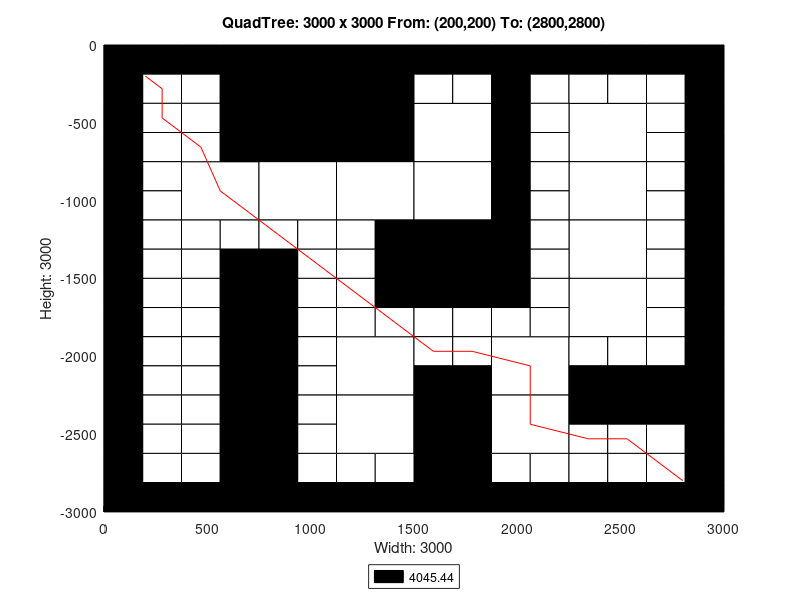

This figure's MATLAB source:
axis([0 3000 -3000 0]);
title('QuadTree: 3000 x 3000 From: (200,200) To: (2800,2800)');
xlabel('Width: 3000');
ylabel('Height: 3000');
rectangle('Position',[750 -750 750 750], 'FaceColor',[0 0 0]);
rectangle('Position',[375 -1125 375 375], 'FaceColor',[1 1 1]);
rectangle('Position',[750 -1125 375 375], 'FaceColor',[1 1 1]);
rectangle('Position',[1125 -1125 375 375], 'FaceColor',[1 1 1]);
rectangle('Position',[1500 -750 375 375], 'FaceColor',[1 1 1]);
rectangle('Position',[2250 -750 375 375], 'FaceColor',[1 1 1]);
rectangle('Position',[1500 -1125 375 375], 'FaceColor',[1 1 1]);
rectangle('Position',[1500 -1500 375 375], 'FaceColor',[0 0 0]);
rectangle('Position',[2250 -1125 375 375], 'FaceColor',[1 1 1]);
rectangle('Position',[2250 -1500 375 375], 'FaceColor',[1 1 1]);
rectangle('Position',[1125 -2250 375 375], 'FaceColor',[1 1 1]);
rectangle('Position',[1125 -2625 375 375], 'FaceColor',[1 1 1]);
rectangle('Position',[1875 -2250 375 375], 'FaceColor',[1 1 1]);
rectangle('Position',[2250 -1875 375 375], 'FaceColor',[1 1 1]);
rectangle('Position',[1500 -2625 375 375], 'FaceColor',[0 0 0]);
rectangle('Position',[1875 -2625 375 375], 'FaceColor',[1 1 1]);
rectangle('Position',[1500 -3000 375 375], 'FaceColor',[0 0 0]);
rectangle('Position',[0 -187.5 187.5 187.5], 'FaceColor',[0 0 0]);
rectangle('Position',[187.5 -187.5 187.5 187.5], 'FaceColor',[0 0 0]);
rectangle('Position',[0 -375 187.5 187.5], 'FaceColor',[0 0 0]);
rectangle('Position',[187.5 -375 187.5 187.5], 'FaceColor',[1 1 1]);
rectangle('Position',[375 -187.5 187.5 187.5], 'FaceColor',[0 0 0]);
rectangle('Position',[562.5 -187.5 187.5 187.5], 'FaceColor',[0 0 0]);
rectangle('Position',[375 -375 187.5 187.5], 'FaceColor',[1 1 1]);
rectangle('Position',[562.5 -375 187.5 187.5], 'FaceColor',[0 0 0]);
rectangle('Position',[0 -562.5 187.5 187.5], 'FaceColor',[0 0 0]);
rectangle('Position',[187.5 -562.5 187.5 187.5], 'FaceColor',[1 1 1]);
rectangle('Position',[0 -750 187.5 187.5], 'FaceColor',[0 0 0]);
rectangle('Position',[187.5 -750 187.5 187.5], 'FaceColor',[1 1 1]);
rectangle('Position',[375 -562.5 187.5 187.5], 'FaceColor',[1 1 1]);
rectangle('Position',[562.5 -562.5 187.5 187.5], 'FaceColor',[0 0 0]);
rectangle('Position',[375 -750 187.5 187.5], 'FaceColor',[1 1 1]);
rectangle('Position',[562.5 -750 187.5 187.5], 'FaceColor',[0 0 0]);
rectangle('Position',[0 -937.5 187.5 187.5], 'FaceColor',[0 0 0]);
rectangle('Position',[187.5 -937.5 187.5 187.5], 'FaceColor',[1 1 1]);
rectangle('Position',[0 -1125 187.5 187.5], 'FaceColor',[0 0 0]);
rectangle('Position',[187.5 -1125 187.5 187.5], 'FaceColor',[1 1 1]);
rectangle('Position',[0 -1312.5 187.5 187.5], 'FaceColor',[0 0 0]);
rectangle('Position',[187.5 -1312.5 187.5 187.5], 'FaceColor',[1 1 1]);
rectangle('Position',[0 -1500 187.5 187.5], 'FaceColor',[0 0 0]);
rectangle('Position',[187.5 -1500 187.5 187.5], 'FaceColor',[1 1 1]);
rectangle('Position',[375 -1312.5 187.5 187.5], 'FaceColor',[1 1 1]);
rectangle('Position',[562.5 -1312.5 187.5 187.5], 'FaceColor',[1 1 1]);
rectangle('Position',[375 -1500 187.5 187.5], 'FaceColor',[1 1 1]);
rectangle('Position',[562.5 -1500 187.5 187.5], 'FaceColor',[0 0 0]);
rectangle('Position',[750 -1312.5 187.5 187.5], 'FaceColor',[1 1 1]);
rectangle('Position',[937.5 -1312.5 187.5 187.5], 'FaceColor',[1 1 1]);
rectangle('Position',[750 -1500 187.5 187.5], 'FaceColor',[0 0 0]);
rectangle('Position',[937.5 -1500 187.5 187.5], 'FaceColor',[1 1 1]);
rectangle('Position',[1125 -1312.5 187.5 187.5], 'FaceColor',[1 1 1]);
rectangle('Position',[1312.5 -1312.5 187.5 187.5], 'FaceColor',[0 0 0]);
rectangle('Position',[1125 -1500 187.5 187.5], 'FaceColor',[1 1 1]);
rectangle('Position',[1312.5 -1500 187.5 187.5], 'FaceColor',[0 0 0]);
rectangle('Position',[1500 -187.5 187.5 187.5], 'FaceColor',[0 0 0]);
rectangle('Position',[1687.5 -187.5 187.5 187.5], 'FaceColor',[0 0 0]);
rectangle('Position',[1500 -375 187.5 187.5], 'FaceColor',[1 1 1]);
rectangle('Position',[1687.5 -375 187.5 187.5], 'FaceColor',[1 1 1]);
rectangle('Position',[1875 -187.5 187.5 187.5], 'FaceColor',[0 0 0]);
rectangle('Position',[2062.5 -187.5 187.5 187.5], 'FaceColor',[0 0 0]);
rectangle('Position',[1875 -375 187.5 187.5], 'FaceColor',[0 0 0]);
rectangle('Position',[2062.5 -375 187.5 187.5], 'FaceColor',[1 1 1]);
rectangle('Position',[1875 -562.5 187.5 187.5], 'FaceColor',[0 0 0]);
rectangle('Position',[2062.5 -562.5 187.5 187.5], 'FaceColor',[1 1 1]);
rectangle('Position',[1875 -750 187.5 187.5], 'FaceColor',[0 0 0]);
rectangle('Position',[2062.5 -750 187.5 187.5], 'FaceColor',[1 1 1]);
rectangle('Position',[2250 -187.5 187.5 187.5], 'FaceColor',[0 0 0]);
rectangle('Position',[2437.5 -187.5 187.5 187.5], 'FaceColor',[0 0 0]);
rectangle('Position',[2250 -375 187.5 187.5], 'FaceColor',[1 1 1]);
rectangle('Position',[2437.5 -375 187.5 187.5], 'FaceColor',[1 1 1]);
rectangle('Position',[2625 -187.5 187.5 187.5], 'FaceColor',[0 0 0]);
rectangle('Position',[2812.5 -187.5 187.5 187.5], 'FaceColor',[0 0 0]);
rectangle('Position',[2625 -375 187.5 187.5], 'FaceColor',[1 1 1]);
rectangle('Position',[2812.5 -375 187.5 187.5], 'FaceColor',[0 0 0]);
rectangle('Position',[2625 -562.5 187.5 187.5], 'FaceColor',[1 1 1]);
rectangle('Position',[2812.5 -562.5 187.5 187.5], 'FaceColor',[0 0 0]);
rectangle('Position',[2625 -750 187.5 187.5], 'FaceColor',[1 1 1]);
rectangle('Position',[2812.5 -750 187.5 187.5], 'FaceColor',[0 0 0]);
rectangle('Position',[1875 -937.5 187.5 187.5], 'FaceColor',[0 0 0]);
rectangle('Position',[2062.5 -937.5 187.5 187.5], 'FaceColor',[1 1 1]);
rectangle('Position',[1875 -1125 187.5 187.5], 'FaceColor',[0 0 0]);
rectangle('Position',[2062.5 -1125 187.5 187.5], 'FaceColor',[1 1 1]);
rectangle('Position',[1875 -1312.5 187.5 187.5], 'FaceColor',[0 0 0]);
rectangle('Position',[2062.5 -1312.5 187.5 187.5], 'FaceColor',[1 1 1]);
rectangle('Position',[1875 -1500 187.5 187.5], 'FaceColor',[0 0 0]);
rectangle('Position',[2062.5 -1500 187.5 187.5], 'FaceColor',[1 1 1]);
rectangle('Position',[2625 -937.5 187.5 187.5], 'FaceColor',[1 1 1]);
rectangle('Position',[2812.5 -937.5 187.5 187.5], 'FaceColor',[0 0 0]);
rectangle('Position',[2625 -1125 187.5 187.5], 'FaceColor',[1 1 1]);
rectangle('Position',[2812.5 -1125 187.5 187.5], 'FaceColor',[0 0 0]);
rectangle('Position',[2625 -1312.5 187.5 187.5], 'FaceColor',[1 1 1]);
rectangle('Position',[2812.5 -1312.5 187.5 187.5], 'FaceColor',[0 0 0]);
rectangle('Position',[2625 -1500 187.5 187.5], 'FaceColor',[1 1 1]);
rectangle('Position',[2812.5 -1500 187.5 187.5], 'FaceColor',[0 0 0]);
rectangle('Position',[0 -1687.5 187.5 187.5], 'FaceColor',[0 0 0]);
rectangle('Position',[187.5 -1687.5 187.5 187.5], 'FaceColor',[1 1 1]);
rectangle('Position',[0 -1875 187.5 187.5], 'FaceColor',[0 0 0]);
rectangle('Position',[187.5 -1875 187.5 187.5], 'FaceColor',[1 1 1]);
rectangle('Position',[375 -1687.5 187.5 187.5], 'FaceColor',[1 1 1]);
rectangle('Position',[562.5 -1687.5 187.5 187.5], 'FaceColor',[0 0 0]);
rectangle('Position',[375 -1875 187.5 187.5], 'FaceColor',[1 1 1]);
rectangle('Position',[562.5 -1875 187.5 187.5], 'FaceColor',[0 0 0]);
rectangle('Position',[0 -2062.5 187.5 187.5], 'FaceColor',[0 0 0]);
rectangle('Position',[187.5 -2062.5 187.5 187.5], 'FaceColor',[1 1 1]);
rectangle('Position',[0 -2250 187.5 187.5], 'FaceColor',[0 0 0]);
rectangle('Position',[187.5 -2250 187.5 187.5], 'FaceColor',[1 1 1]);
rectangle('Position',[375 -2062.5 187.5 187.5], 'FaceColor',[1 1 1]);
rectangle('Position',[562.5 -2062.5 187.5 187.5], 'FaceColor',[0 0 0]);
rectangle('Position',[375 -2250 187.5 187.5], 'FaceColor',[1 1 1]);
rectangle('Position',[562.5 -2250 187.5 187.5], 'FaceColor',[0 0 0]);
rectangle('Position',[750 -1687.5 187.5 187.5], 'FaceColor',[0 0 0]);
rectangle('Position',[937.5 -1687.5 187.5 187.5], 'FaceColor',[1 1 1]);
rectangle('Position',[750 -1875 187.5 187.5], 'FaceColor',[0 0 0]);
rectangle('Position',[937.5 -1875 187.5 187.5], 'FaceColor',[1 1 1]);
rectangle('Position',[1125 -1687.5 187.5 187.5], 'FaceColor',[1 1 1]);
rectangle('Position',[1312.5 -1687.5 187.5 187.5], 'FaceColor',[0 0 0]);
rectangle('Position',[1125 -1875 187.5 187.5], 'FaceColor',[1 1 1]);
rectangle('Position',[1312.5 -1875 187.5 187.5], 'FaceColor',[1 1 1]);
rectangle('Position',[750 -2062.5 187.5 187.5], 'FaceColor',[0 0 0]);
rectangle('Position',[937.5 -2062.5 187.5 187.5], 'FaceColor',[1 1 1]);
rectangle('Position',[750 -2250 187.5 187.5], 'FaceColor',[0 0 0]);
rectangle('Position',[937.5 -2250 187.5 187.5], 'FaceColor',[1 1 1]);
rectangle('Position',[0 -2437.5 187.5 187.5], 'FaceColor',[0 0 0]);
rectangle('Position',[187.5 -2437.5 187.5 187.5], 'FaceColor',[1 1 1]);
rectangle('Position',[0 -2625 187.5 187.5], 'FaceColor',[0 0 0]);
rectangle('Position',[187.5 -2625 187.5 187.5], 'FaceColor',[1 1 1]);
rectangle('Position',[375 -2437.5 187.5 187.5], 'FaceColor',[1 1 1]);
rectangle('Position',[562.5 -2437.5 187.5 187.5], 'FaceColor',[0 0 0]);
rectangle('Position',[375 -2625 187.5 187.5], 'FaceColor',[1 1 1]);
rectangle('Position',[562.5 -2625 187.5 187.5], 'FaceColor',[0 0 0]);
rectangle('Position',[0 -2812.5 187.5 187.5], 'FaceColor',[0 0 0]);
rectangle('Position',[187.5 -2812.5 187.5 187.5], 'FaceColor',[1 1 1]);
rectangle('Position',[0 -3000 187.5 187.5], 'FaceColor',[0 0 0]);
rectangle('Position',[187.5 -3000 187.5 187.5], 'FaceColor',[0 0 0]);
rectangle('Position',[375 -2812.5 187.5 187.5], 'FaceColor',[1 1 1]);
rectangle('Position',[562.5 -2812.5 187.5 187.5], 'FaceColor',[0 0 0]);
rectangle('Position',[375 -3000 187.5 187.5], 'FaceColor',[0 0 0]);
rectangle('Position',[562.5 -3000 187.5 187.5], 'FaceColor',[0 0 0]);
rectangle('Position',[750 -2437.5 187.5 187.5], 'FaceColor',[0 0 0]);
rectangle('Position',[937.5 -2437.5 187.5 187.5], 'FaceColor',[1 1 1]);
rectangle('Position',[750 -2625 187.5 187.5], 'FaceColor',[0 0 0]);
rectangle('Position',[937.5 -2625 187.5 187.5], 'FaceColor',[1 1 1]);
rectangle('Position',[750 -2812.5 187.5 187.5], 'FaceColor',[0 0 0]);
rectangle('Position',[937.5 -2812.5 187.5 187.5], 'FaceColor',[1 1 1]);
rectangle('Position',[750 -3000 187.5 187.5], 'FaceColor',[0 0 0]);
rectangle('Position',[937.5 -3000 187.5 187.5], 'FaceColor',[0 0 0]);
rectangle('Position',[1125 -2812.5 187.5 187.5], 'FaceColor',[1 1 1]);
rectangle('Position',[1312.5 -2812.5 187.5 187.5], 'FaceColor',[1 1 1]);
rectangle('Position',[1125 -3000 187.5 187.5], 'FaceColor',[0 0 0]);
rectangle('Position',[1312.5 -3000 187.5 187.5], 'FaceColor',[0 0 0]);
rectangle('Position',[1500 -1687.5 187.5 187.5], 'FaceColor',[0 0 0]);
rectangle('Position',[1687.5 -1687.5 187.5 187.5], 'FaceColor',[0 0 0]);
rectangle('Position',[1500 -1875 187.5 187.5], 'FaceColor',[1 1 1]);
rectangle('Position',[1687.5 -1875 187.5 187.5], 'FaceColor',[1 1 1]);
rectangle('Position',[1875 -1687.5 187.5 187.5], 'FaceColor',[0 0 0]);
rectangle('Position',[2062.5 -1687.5 187.5 187.5], 'FaceColor',[1 1 1]);
rectangle('Position',[1875 -1875 187.5 187.5], 'FaceColor',[1 1 1]);
rectangle('Position',[2062.5 -1875 187.5 187.5], 'FaceColor',[1 1 1]);
rectangle('Position',[1500 -2062.5 187.5 187.5], 'FaceColor',[1 1 1]);
rectangle('Position',[1687.5 -2062.5 187.5 187.5], 'FaceColor',[1 1 1]);
rectangle('Position',[1500 -2250 187.5 187.5], 'FaceColor',[0 0 0]);
rectangle('Position',[1687.5 -2250 187.5 187.5], 'FaceColor',[0 0 0]);
rectangle('Position',[2625 -1687.5 187.5 187.5], 'FaceColor',[1 1 1]);
rectangle('Position',[2812.5 -1687.5 187.5 187.5], 'FaceColor',[0 0 0]);
rectangle('Position',[2625 -1875 187.5 187.5], 'FaceColor',[1 1 1]);
rectangle('Position',[2812.5 -1875 187.5 187.5], 'FaceColor',[0 0 0]);
rectangle('Position',[2250 -2062.5 187.5 187.5], 'FaceColor',[1 1 1]);
rectangle('Position',[2437.5 -2062.5 187.5 187.5], 'FaceColor',[1 1 1]);
rectangle('Position',[2250 -2250 187.5 187.5], 'FaceColor',[0 0 0]);
rectangle('Position',[2437.5 -2250 187.5 187.5], 'FaceColor',[0 0 0]);
rectangle('Position',[2625 -2062.5 187.5 187.5], 'FaceColor',[1 1 1]);
rectangle('Position',[2812.5 -2062.5 187.5 187.5], 'FaceColor',[0 0 0]);
rectangle('Position',[2625 -2250 187.5 187.5], 'FaceColor',[0 0 0]);
rectangle('Position',[2812.5 -2250 187.5 187.5], 'FaceColor',[0 0 0]);
rectangle('Position',[1875 -2812.5 187.5 187.5], 'FaceColor',[1 1 1]);
rectangle('Position',[2062.5 -2812.5 187.5 187.5], 'FaceColor',[1 1 1]);
rectangle('Position',[1875 -3000 187.5 187.5], 'FaceColor',[0 0 0]);
rectangle('Position',[2062.5 -3000 187.5 187.5], 'FaceColor',[0 0 0]);
rectangle('Position',[2250 -2437.5 187.5 187.5], 'FaceColor',[0 0 0]);
rectangle('Position',[2437.5 -2437.5 187.5 187.5], 'FaceColor',[0 0 0]);
rectangle('Position',[2250 -2625 187.5 187.5], 'FaceColor',[1 1 1]);
rectangle('Position',[2437.5 -2625 187.5 187.5], 'FaceColor',[1 1 1]);
rectangle('Position',[2625 -2437.5 187.5 187.5], 'FaceColor',[0 0 0]);
rectangle('Position',[2812.5 -2437.5 187.5 187.5], 'FaceColor',[0 0 0]);
rectangle('Position',[2625 -2625 187.5 187.5], 'FaceColor',[1 1 1]);
rectangle('Position',[2812.5 -2625 187.5 187.5], 'FaceColor',[0 0 0]);
rectangle('Position',[2250 -2812.5 187.5 187.5], 'FaceColor',[1 1 1]);
rectangle('Position',[2437.5 -2812.5 187.5 187.5], 'FaceColor',[1 1 1]);
rectangle('Position',[2250 -3000 187.5 187.5], 'FaceColor',[0 0 0]);
rectangle('Position',[2437.5 -3000 187.5 187.5], 'FaceColor',[0 0 0]);
rectangle('Position',[2625 -2812.5 187.5 187.5], 'FaceColor',[1 1 1]);
rectangle('Position',[2812.5 -2812.5 187.5 187.5], 'FaceColor',[0 0 0]);
rectangle('Position',[2625 -3000 187.5 187.5], 'FaceColor',[0 0 0]);
rectangle('Position',[2812.5 -3000 187.5 187.5], 'FaceColor',[0 0 0]);
X=[2800,2718.75,2531.25,2343.75,2062.5,2062.5,1781.25,1593.75,1406.25,1218.75,1031.25,843.75,562.5,468.75,281.25,281.25,200];
Y=[-2800,-2718.75,-2531.25,-2531.25,-2437.5,-2062.5,-1968.75,-1968.75,-1781.25,-1593.75,-1406.25,-1218.75,-937.5,-656.25,-468.75,-281.25,-200];
hold on;
plot(X,Y,'r');
legend('4045.44','Location','southoutside');
